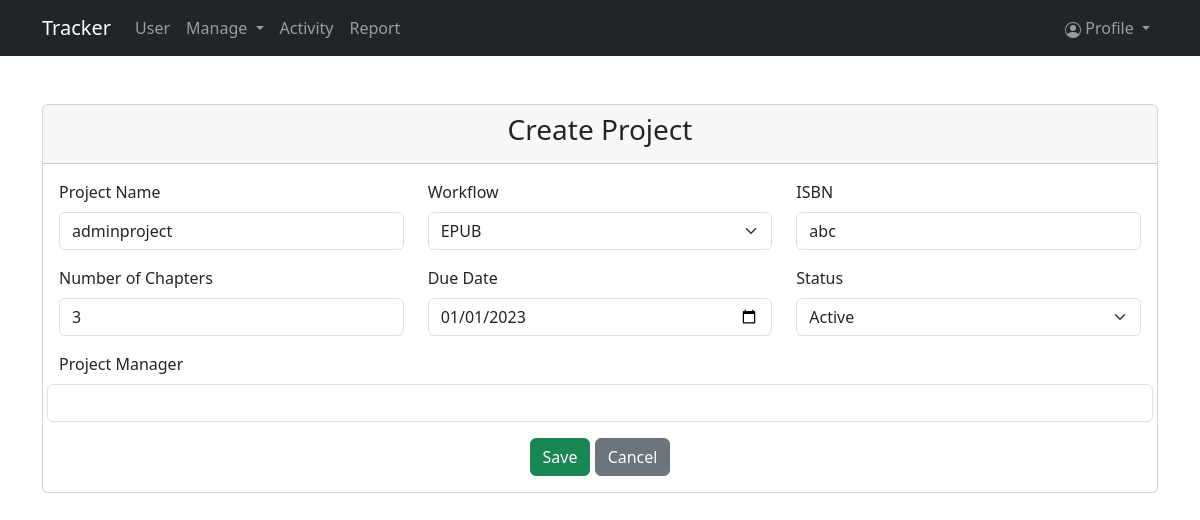
The app's page /editproject/2/ (signed in) with its own data.
### web/models.py (models this page shows, shortened)
class Projects(models.Model):
    proj_name = models.CharField(max_length=50, null=True, verbose_name='Project Name')
    proj_isbn = models.CharField(max_length=50, null=True)
    proj_workflowType = models.ForeignKey(WorkflowType,on_delete=models.CASCADE)
    proj_status = models.ForeignKey(Status,on_delete=models.CASCADE)
    proj_no_of_chapters = models.IntegerField(null=True)
    due_date=models.DateField(null=True,blank=True)
    proj_manager = models.ForeignKey(CustomUser,on_delete=models.CASCADE)

class WorkflowType(models.Model):
    id = models.AutoField(primary_key=True)
    workflow_name = models.CharField(max_length=100, null=True, blank=True)
    workflow_code = models.CharField(max_length=25, null=True, blank=True)

class Status(models.Model):
    status_name = models.CharField(max_length=100, null=True, blank=True)

### web/views.py (the view, shortened to what this page needs)
# urls.py: path('editproject/<int:id>/', views.editProject, name='editProject'),
def editProject(request,id):
    if request.method == 'GET':
        workflow_items= WorkflowType.objects.all()
        status_items= Status.objects.all()
        project = Projects.objects.get(id=id)
        context ={
            'workflows':workflow_items,
            'status':status_items,
            'item':project
        }
        return render(request, 'createproject.html',context)

### web/templates/createproject.html (shortened to what this page needs)
{% extends "base.html" %}
{% block content %}
  <div class="container">
    <div class="row justify-content-center mt-5">
      <div class="col-md-12">
        <div class="card">
          <div class="card-header">
            <h3 class="text-center">Create Project</h3>
          </div>
          <div class="card-body">
            {% if item.id %}
            <form id="addProjectForm"  method="post" action="{% url 'editProject' item.id %}">
              {% else %}
            <form id="addProjectForm"  method="post" action="{% url 'addProject' %}">
              {% endif %}
              <div class="row">
                <div class="col-md-4">
                  <div class="mb-3">
                    <label for="name" class="form-label">Project Name</label>
                    <input type="text" name="proj_name" value="{{item.proj_name}}" class="form-control" id="name" required>
                  </div>
                </div>
                <div class="col-md-4">
                  <div class="mb-3">
                    <label for="status" class="form-label">Workflow</label>
                    <select name="proj_workflowType" class="form-select" id="status" required>
                      {% if item.proj_workflowType %}
                      <option value="{{item.proj_workflowType.id}}">{{item.proj_workflowType.workflow_name}}</option>
                        {% else %}
                        <option value="">Select Workflow</option>
                        {% endif %}
                    </select>
                  </div>
                </div>
                <div class="col-md-4">
                  <div class="mb-3">
                    <label for="isbn" class="form-label">ISBN</label>
                    <input name="proj_isbn" value="{{item.proj_isbn}}" type="text" class="form-control" id="isbn" required>
                  </div>
                </div>
              </div>
              <div class="row">
                <div class="col-md-4">
                  <div class="mb-3">
                    <label for="numberOfChapters" class="form-label">Number of Chapters</label>
                    <input name="proj_no_of_chapters" value="{{item.proj_no_of_chapters}}" type="number" class="form-control" id="numberOfChapters" required>
                  </div>
                </div>
                <div class="col-md-4">
                  <div class="mb-3">
                    <label for="dueDate" class="form-label">Due Date</label>
                    <input value="{{item.due_date| date:'Y-m-d'}}" type="date" class="form-control" name="due_date" required>
                  </div>
                </div>
                <div class="col-md-4">
                  <div class="mb-3">
                    <label for="status" class="form-label">Status</label>
                    <select name="proj_status" class="form-select" id="status" required>
                      {% if item.proj_status %}
                        <option value="{{item.proj_status.id}}">{{item.proj_status.status_name}}</option>
                        {% else %}
                        <option value="">select status</option>
                        {% endif %}
                    </select>
                  </div>
                </div>
                <label for="status" class="form-label">Project Manager</label>
                <input class="form-control" type="text" id="autocomplete-input">
              </div>
              <div class="text-center">
                <button type="submit" class="btn btn-success">Save</button>
                <a href="{% url 'project_view' %}" class="btn btn-secondary">Cancel</a>
              </div>
            </form>
          </div>
        </div>
      </div>
    </div>
  </div>
  {% endblock %}

### records on screen
Projects: proj_name "adminproject", proj_workflowType "EPUB", proj_isbn "abc", proj_no_of_chapters "3", due_date "01/01/2023", proj_status "Active"
